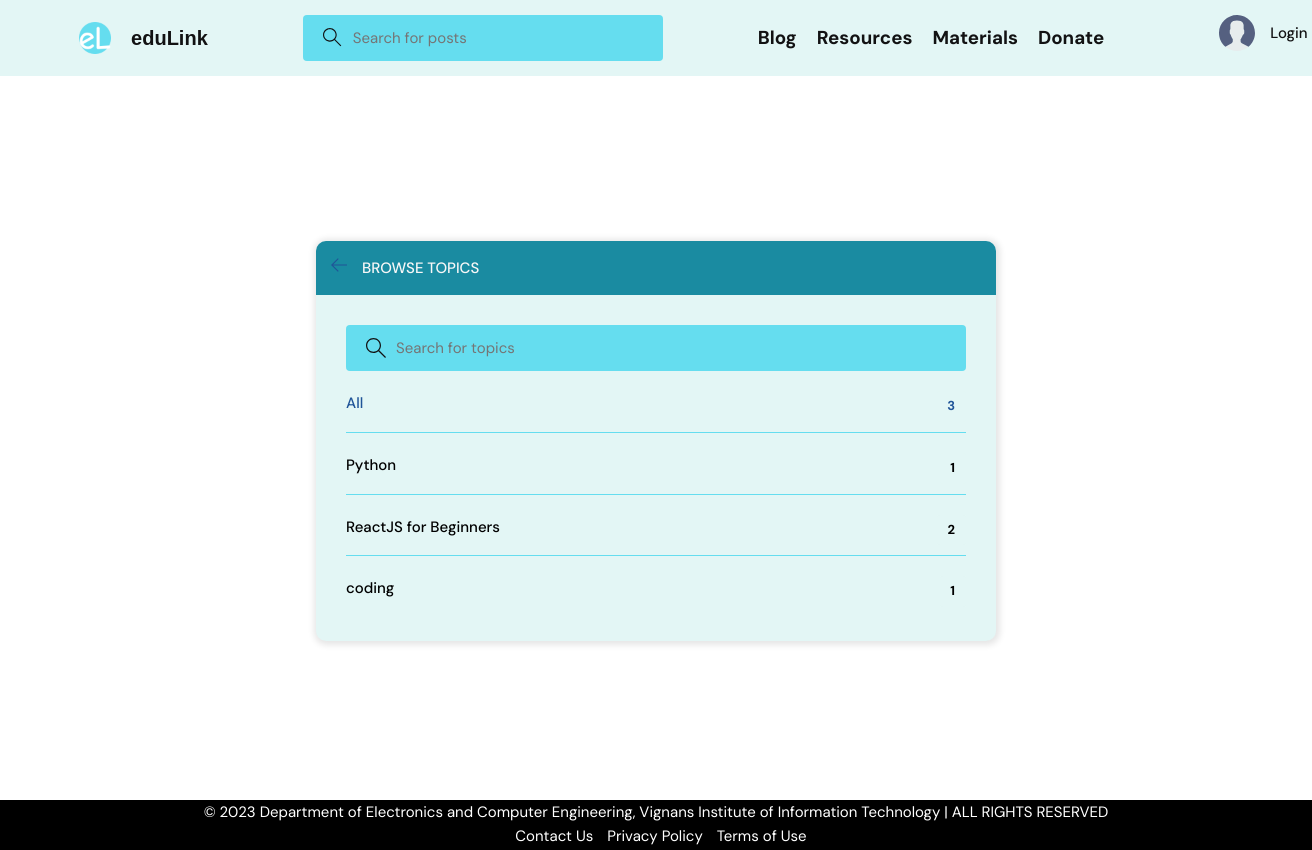
Page /topics/ on the committed database.
### base/models.py (models this page shows, shortened)
class Topic(models.Model):
    name = models.CharField(max_length=200)

### base/views.py (the view)
# urls.py: path('topics/', views.topicsPage, name="topics"),
def topicsPage(request):
    q = request.GET.get('q') if request.GET.get('q') != None else ''
    topics = Topic.objects.filter(name__icontains=q)
    return render(request, 'base/topics.html', {'topics': topics})

### base/templates/base/topics.html (shortened to what this page needs)
{% extends 'main.html' %}
{% block content %}
<main class="create-room layout">
  <div class="container">
    <div class="layout__box">
      <div class="layout__boxHeader">
        <div class="layout__boxTitle">
          <a href="{% url 'home' %}">
            <svg version="1.1" xmlns="http://www.w3.org/2000/svg" width="32" height="32" viewBox="0 0 32 32">
              <title>arrow-left</title>
              <path
                d="M13.723 2.286l-13.723 13.714 13.719 13.714 1.616-1.611-10.96-10.96h27.625v-2.286h-27.625l10.965-10.965-1.616-1.607z">
              </path>
            </svg>
          </a>
          <h3>Browse Topics</h3>
        </div>
      </div>
      <div class="topics-page layout__body">
        <form action="" method="GET" class="header__search">
          <label>
            <input name="q" placeholder="Search for topics" />
          </label>
        </form>
        <ul class="topics__list">
          <li>
            <a href="{% url 'topics' %}" class="active">All <span>{{topics.count}}</span></a>
          </li>
          {% for topic in topics %}
          <li>
            <a href="{% url 'home' %}?q={{topic.name}}">{{ topic.name }} <span>{{topic.room_set.all.count}}</span></a>
          </li>
          {% endfor %}
        </ul>
      </div>
    </div>
  </div>
</main>
{% endblock content %}

### static/styles/style.css (style rules this page uses)
:root { --color-main: #205498; --color-main-light: #97EBF4; --color-dark: #e3f6f5; --color-dark-medium: #65DDEF; --color-dark-light: #1a8ba1; --color-light: #f7f7f7; --color-gray: #121213; --color-light-gray: #000000; --color-bg: radial-gradient(circle at 18.7% 37.8%, rgb(250, 250, 250) 0%, rgb(225, 234, 238) 90%); --color-success: #5dd693; --color-error: #fc4b0b; }
* { font-family: "DM Sans", -apple-system, BlinkMacSystemFont, "Segoe UI", Roboto, Oxygen, Ubuntu, Cantarell, "Open Sans", "Helvetica Neue", sans-serif; margin: 0; padding: 0; box-sizing: border-box; text-rendering: optimizeLegibility; font-size: inherit; }
html { font-size: 56.25%; }
@media only screen and (min-width: 1200px) { html { font-size: 62.5%; } }
body { line-height: 1.6; font-weight: 400; font-size: 1.5rem; color: var(--color-light-gray); background-color: var(--color-bg); min-height: 100vh; }
a { display: inline-block; color: var(--color-main); text-decoration: none; }
.container { max-width: 120rem; width: 90%; margin: auto; }
.header__search > label { background-color: var(--color-dark-medium); padding: 1.3rem 1rem; display: flex; align-items: center; gap: 1rem; border-radius: 4px; }
.header__search svg { fill: var(--color-gray); width: 2rem; height: 2rem; margin-left: 1rem; }
.header__search input { width: 30rem; background: transparent; border: none; outline: none; color: var(--color-light); }
.layout { margin-top: 2.4rem; }
.layout > .container { display: flex; justify-content: space-between; align-items: flex-start; }
.layout__box { width: 90%; max-width: 48rem; min-height: 40rem; position: absolute; top: 50%; left: 50%; transform: translate(-50%, -46%); background-color: var(--color-dark); border-radius: 1rem; box-shadow: 1px 1px 6px 3px rgba(0, 0, 0, 0.1); overflow: hidden; }
.layout__boxHeader { display: flex; padding: 1.5rem; background-color: var(--color-dark-light); }
.layout__boxTitle { display: flex; gap: 1.5rem; align-items: center; }
.layout__boxTitle h3 { text-transform: uppercase; font-weight: 500; color: var(--color-light); }
.layout__boxTitle svg { width: 1.6rem; height: 1.6rem; fill: var(--color-main); }
.layout__body { margin: 3rem; }
.topics__list { list-style: none; }
.topics__list li a { display: flex; justify-content: space-between; margin-bottom: 3rem; font-weight: 500; color: var(--color-light-gray); transition: all 0.3s ease-in-out; }
.topics__list li a.active, .topics__list li a:hover { color: var(--color-main); }
.topics__list li a span { padding: 0.5rem 1rem; background-color: var(--color-dark); border-radius: 3px; font-size: 1.3rem; font-weight: 700; letter-spacing: 1px; }
.topics-page .topics__list li:not(:last-child) a { margin: 2rem 0; padding-bottom: 1rem; text-decoration: none; border-bottom: 1px solid var(--color-dark-medium); }
.topics-page .header__search { display: block; }
.create-room.layout .layout__box { max-width: 68rem; }

### templates/footer.html (style rules this page uses)
html { position: relative; min-height: 100%; }
body { margin-bottom: 50px; }

### rows in the picture
Topic: name "Python", room_set.all.count "1"
Topic: name "ReactJS for Beginners", room_set.all.count "2"
Topic: name "coding", room_set.all.count "1"

### other values in the picture
{{ topics.count }} "3"
